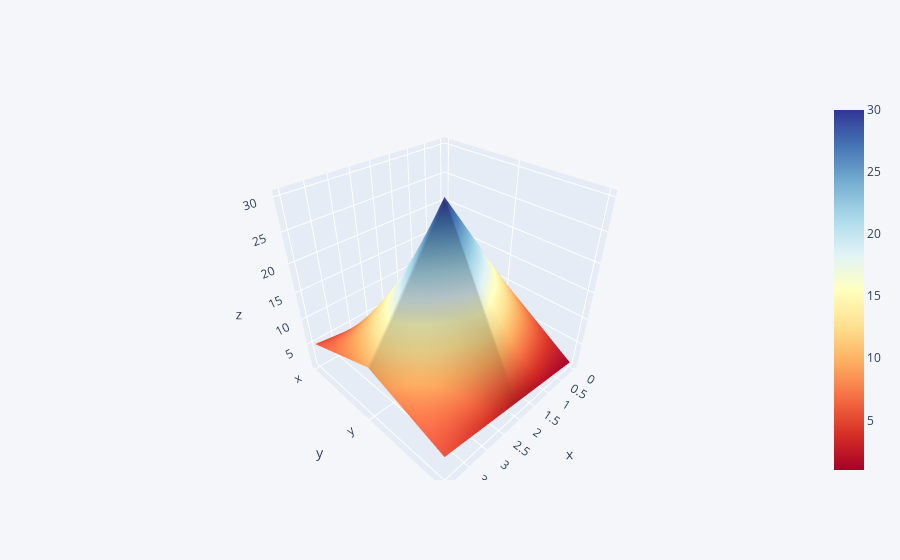

Notebook code cell kept with this figure:
### Code cell
df2.iplot(kind='surface',colorscale='rdylbu')

### Figure 1 — Plotly figure (JSON) as saved in the notebook; plotly's stock layout.template omitted (floating-point values rounded to 4 significant figures)
{"data": [{"colorscale": [[0, "rgb(165,0,38)"], [0.1, "rgb(215,48,39)"], [0.2, "rgb(244,109,67)"], [0.3, "rgb(253,174,97)"], [0.4, "rgb(254,224,144)"], [0.5, "rgb(255,255,191)"], [0.6, "rgb(224,243,248)"], [0.7, "rgb(171,217,233)"], [0.8, "rgb(116,173,209)"], [0.9, "rgb(69,117,180)"], [1, "rgb(49,54,149)"]], "type": "surface", "x": [0, 1, 2, 3, 4], "y": ["x", "y", "z"], "z": [[1, 2, 3, 4, 5], [10, 20, 30, 20, 10], [1, 2, 3, 4, 5]]}], "layout": {"legend": {"bgcolor": "#F5F6F9", "font": {"color": "#4D5663"}}, "paper_bgcolor": "#F5F6F9", "plot_bgcolor": "#F5F6F9", "title": {"font": {"color": "#4D5663"}}, "xaxis": {"gridcolor": "#E1E5ED", "showgrid": true, "tickfont": {"color": "#4D5663"}, "title": {"font": {"color": "#4D5663"}, "text": ""}, "zerolinecolor": "#E1E5ED"}, "yaxis": {"gridcolor": "#E1E5ED", "showgrid": true, "tickfont": {"color": "#4D5663"}, "title": {"font": {"color": "#4D5663"}, "text": ""}, "zerolinecolor": "#E1E5ED"}}}
